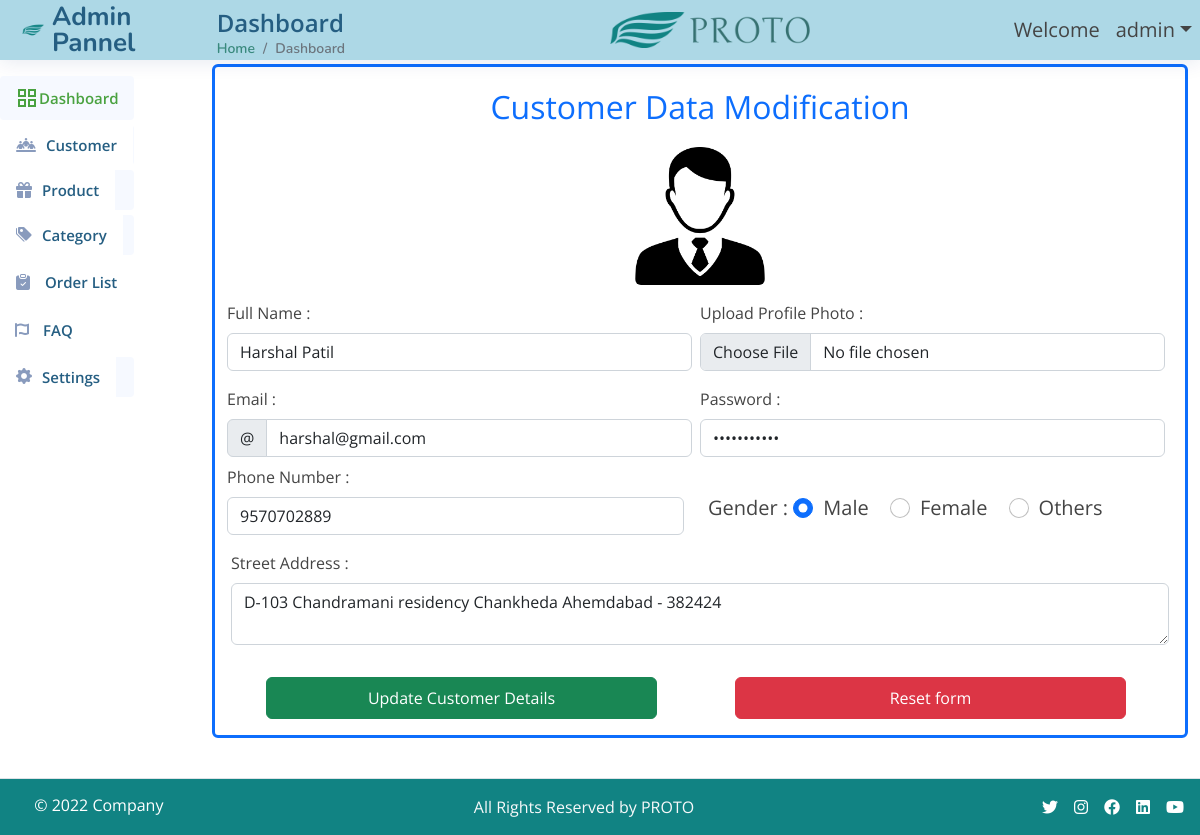
/admin/addCustomer.php?customer_id=15 (signed in), run on the app's committed database.
### tables this page shows
CREATE TABLE `Customers` (
  `customer_id` int(11) NOT NULL,
  `name` varchar(255) DEFAULT NULL,
  `image` varchar(255) DEFAULT NULL,
  `gender` varchar(10) DEFAULT NULL,
  `email` varchar(255) DEFAULT NULL,
  `password` varchar(255) DEFAULT NULL,
  `address` varchar(255) DEFAULT NULL,
  `phone_number` varchar(20) DEFAULT NULL
);

### lib/Connection.php (called while the page is built, shortened)
<?php
class Connection
{
    private $conn;
    public function __construct()
    {
        try {
            $this->conn = new PDO("mysql:host=192.168.102.241:3306;dbname=eCommerce", 'root', 'deep70');
        } catch (PDOException $e) {
            die("Connection failed: " . $e->getMessage());
        }
    }
    public function select($table, $fields = "*", $join = "", $joinParam = '', $where = "", $whereParam = '', $groupbyFieldName = "", $orderFieldName = "", $order = "", $limit = "",$offset="")
    {
        $sql = "SELECT $fields FROM $table";
        if (!empty($where)) {
            $sql .= " WHERE $where";
        }
        $stmt = $this->conn->prepare($sql);
        foreach ($whereParam as $key => $value) {
            if ($value['type'] == 'INT') {
                $stmt->bindParam($key, $value['value'], PDO::PARAM_INT);
            } else {
                $stmt->bindParam($key, $value['value'], PDO::PARAM_STR);
            }
        }
        $stmt->execute();
        return $stmt->fetchAll(PDO::FETCH_ASSOC);
    }
}

### admin/addCustomer.php (the view, shortened to what this page needs)
<?php
require_once '../lib/Connection.php';
if (isset($_GET['customer_id'])) {
    $operation = "Data Modification";
    $buttonName = "Update Customer Details";
    $conn = new Connection();
    $data = array(
        ":customer_id" => array(
            "value" => $_GET['customer_id'],
            "type" => 'INT'
        ),
    );
    $Result = $conn->select('Customers', ('customer_id,name,gender,email,address,password,`phone_number`,image'), null, null, "customer_id = :customer_id", $data);
    $updateResult = $Result[0];
    $imgpath = SITE_URL . 'PHPOPS/eCommerce/assets/image/customerUpload/' . $_GET['customer_id'] . '/' . $updateResult['image'];
    $imgfield = "<img src='$imgpath' class='rounded' id='userlogo' alt='...' width='130px'>";
} else {
    $title = "Add Customer";
    $buttonName = "Add Customer";
    $operation = "Registration";
}
require_once '../lib/header.php';
require_once '../lib/navbar_admin.php';
?>
<div class="col-12 col-md-10 mb-3">
    <div class="container-fluid mt-3 border border-primary border-3 p-3 rounded">
        <div class="d-flex justify-content-center mb-3"><span class="fs-2 text-primary">Customer <?php echo $operation; ?></span></div>
        <div class="d-flex justify-content-center mb-3">
            <?php
            if (isset($_GET['customer_id'])) {
                echo $imgfield;
            } else {
                echo ' <img src="'.SITE_URL.'PHPOPS/eCommerce/assets/image/userlogo.svg" id="userlogo" alt="..." class="rounded" width="130px">';
            }
            ?>
        </div>
        <form class="row g-3 needs-validation" id="validater" novalidate method="post" enctype="multipart/form-data">
            <div class="row justify-content-center align-items-center g-2">
                <div class="col">
                    <label for="name" class="form-label">Full Name : </label>
                    <input type="text" class="form-control" id="name" name="name" placeholder="Enter Full Name..." value="<?php echo $updateResult['name'] ?>" required>
                </div>
                <div class="col">
                    <label for="profile_Pic" class="form-label">Upload Profile Photo : </label>
                    <?php
                    $required = "required";
                    if (isset($_GET['customer_id'])) {
                        $required = "";
                    }
                    ?>
                    <input type="file" class="form-control" aria-label="file example" id="profile_Pic" name="profile_Pic" <?php echo $required; ?>>
                </div>
            </div>
            <div class="row justify-content-center align-items-center g-2">
                <div class="col">
                    <label for="email" class="form-label">Email : </label>
                    <div class="input-group has-validation">
                        <span class="input-group-text" id="inputGroupPrepend">@</span>
                        <input type="email" class="form-control" id="email" name="email" placeholder="Enter Email..." value="<?php echo $updateResult['email'] ?>" pattern="[a-z0-9._%+-]+@[a-z0-9.-]+\.[a-z]{2,}$" aria-describedby="inputGroupPrepend" required>
                    </div>
                </div>
                <div class="col">
                    <label for="password" class="form-label">Password : </label>
                    <input type="password" class="form-control" id="password" name="password" placeholder="Enter Password..." value="<?php echo $updateResult['password'] ?>" required>
                </div>
            </div>
            <div class="row justify-content-center align-items-center g-2">
                <div class="col m-auto p-auto">
                    <label for="phone_Number" class="form-label">Phone Number : </label>
                    <input type="text" class="form-control" id="phone_Number" name="phone_Number" placeholder="Enter Phone Number..." value="<?php echo $updateResult['phone_number'] ?>" required>
                </div>
                <div class="col gender fs-5 p-auto mt-4 ms-3">
                    <label for="gender" class="form-label">Gender : </label>
                    <div class="form-check form-check-inline">
                        <input type="radio" class="form-check-input" id="genderM" value="Male" name="gender" <?php if ($updateResult['gender'] == "Male") {
                                                                                                                    echo "checked";
                                                                                                                } ?> required>
                        <label class="form-check-label" for="genderM">Male</label>
                    </div>
                    <div class="form-check form-check-inline">
                        <input type="radio" class="form-check-input" id="genderF" value="Female" name="gender" <?php if ($updateResult['gender'] == "Female") {
                                                                                                                    echo "checked";
                                                                                                                } ?> required>
                        <label class="form-check-label" for="genderF">Female</label>
                    </div>
                    <div class="form-check form-check-inline">
                        <input type="radio" class="form-check-input" id="genderO" value="Others" name="gender" <?php if ($updateResult['gender'] == "Other") {
                                                                                                                    echo "checked";
                                                                                                                } ?> required>
                        <label class="form-check-label" for="genderO">Others</label>
                    </div>
                </div>
            </div>
            <div class="mb-3">
                <label for="street_Address" class="form-label">Street Address : </label>
                <textarea class="form-control" id="street_Address" placeholder="Enter Address..." name="street_Address" required><?php echo $updateResult['address'] ?></textarea>
            </div>
            <div class="d-flex gap-2 col-12">
                <button class="btn-validation btn btn-success p-2 col-5 mx-auto" id='submit' type="submit" name="submit"><?php echo $buttonName ?></button>
                <button class="btn btn-danger p-2 col-5 mx-auto" type="reset">Reset form</button>
                <?php echo "<br>" . $valid; ?>
            </div>
            <?php echo "<br>" . $validate; ?>
        </form>
    </div>
</div>
<?php
require_once '../lib/footer.php';
?>

### assets/css/style.css (style rules this page uses)
:root { scroll-behavior: smooth; }
body { font-family: "Open Sans", sans-serif; background: white; color: #444444; }

### data on the page
customers: image (picture), name "Harshal Patil", email "harshal@gmail.com", phone_Number "9570702889", gender "☑ Male", gender "☐ Female", gender "☐ Others", street_Address "D-103 Chandramani residency Chankheda Ahemdabad - 382424"

### other printed values
$_SESSION['username'] "admin"
$operation "Data Modification"
$buttonName "Update Customer Details"
